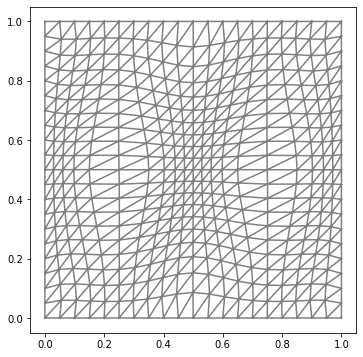

Recreate this plot in Python.
#!/usr/bin/env python3
# -*- coding: utf-8 -*-
"""
Created on Sat Apr 25 11:41:27 2020

@author: simo94
"""



## To DO next:

# Compute cell value of function in DG space
# Add smoothing filter for w


# Clear all variables in workspace
from IPython import get_ipython;   
get_ipython().magic('reset -sf')


# Import modules
from dolfin import *
from dolfin.cpp.mesh import MeshQuality

import matplotlib.pyplot as plt
import numpy as np

N = 30

# mesh.coordinates has 51*51 rows and 2 columns 
mesh = UnitSquareMesh(N,N)

num_mesh_vertices = (N + 1) ** 2
mesh_vertex_coords = mesh.coordinates()

V = FunctionSpace(mesh,'CG',1)

U = FunctionSpace(mesh,'CG',3)
W = FunctionSpace(mesh,'CG',2)


x_D = Expression('x[0]',degree=2)
y_D = Expression('x[1]',degree=2)

bc_x = DirichletBC(V,x_D,'on_boundary')
bc_y = DirichletBC(V,y_D,'on_boundary')

x_trial = TrialFunction(V)
y_trial = TrialFunction(V)

x_test = TestFunction(V)
y_test = TestFunction(V)

x = Function(V)
y = Function(V)

n = FacetNormal(mesh)


beta = np.array([0.5,1.0,2.0])
s = beta.shape[0]

qfile = File('q_measure.pvd')

for i in range(s):
        

    n = FacetNormal(mesh)

    
    u = Function(U)
    w = Function(W)
        
    x_trial = TrialFunction(V)
    y_trial = TrialFunction(V)
    
    x_test = TestFunction(V)
    y_test = TestFunction(V)
    
    x = Function(V)
    y = Function(V)

    
    # assign initial condition for u in the physical space, which coincides with the computational one
    u.interpolate(Expression('10.000 + sin(2*pi*x[0])*sin(2*pi*x[1])',element = U.ufl_element()))
    w = project(sqrt(1 + beta[i]*beta[i]*(u.dx(0)*u.dx(0) + u.dx(1)*u.dx(1))),W)
    
    #a = x_test*div(w*grad(x_trial))*dx
    a = x_test*w*inner(grad(x_trial),n)*ds - inner(grad(x_test),w*grad(x_trial))*dx
    L = Constant(0.0)*x_test*dx
    
    solve(a==L,x,bc_x)
    
    #a = y_test*div(w*grad(y_trial))*dx
    a = y_test*w*inner(grad(y_trial),n)*ds - inner(grad(y_test),w*grad(y_trial))*dx
    L = Constant(0.0)*y_test*dx
    
    solve(a==L,y,bc_y)
    
    mesh_ = Mesh(mesh)
    
    mesh_.coordinates()[:,0] = x.compute_vertex_values()
    mesh_.coordinates()[:,1] = y.compute_vertex_values()
    
    plt.figure()
    plot(mesh_)
    plt.savefig('Adapted mesh Winslow: beta' + np.str(beta[i]) + '.png')
    
    ## inradius / circumradius. A value equal to 0 indicates degenerate element
    rad_ratio_vec = MeshQuality.radius_ratios(mesh_)
    rad_ratio_vec = rad_ratio_vec.array()
    
    
    weights = np.ones_like(rad_ratio_vec)/float(len(rad_ratio_vec))
    plt.figure()
    n, bins, patches = plt.hist(x=rad_ratio_vec,weights = weights, color='#0504aa',
                                alpha=0.7,rwidth=0.85)
    plt.grid(axis='y', alpha=0.75)
    plt.xlabel('r/R')
    plt.ylabel('Frequency')
    plt.title('r/R ratio, beta:' + str(beta[i]))
    maxfreq = n.max()
    plt.savefig('hist beta' + np.str(beta[i]) + '.png')
    #r_min, r_max = MeshQuality.radius_ratio_min_max(mesh)
    #Q = (r_min/r_max + r_max/r_min)/2.0
    
    
    ## Compute Skewness for each mesh element 
    Grad = VectorFunctionSpace(mesh,'CG',1)
    Q = FunctionSpace(mesh_,'DG',0)
    
    q = Function(Q)
    grad_x = project(grad(x),Grad)
    grad_y = project(grad(y),Grad)
    
    
    
    for c in cells(mesh):       
        
        ## evaluate gradient at the midpoint  
        v1 = grad_x(c.midpoint().x(),c.midpoint().y())
        v2 = grad_y(c.midpoint().x(),c.midpoint().y()) 
        
        Gmatrix = np.array([v1,v2])
        eigval,eigvec = np.linalg.eig(Gmatrix)
        lambda_1, lambda_2 = abs(eigval)
        q.vector()[c.index()] = (lambda_1/lambda_2 + lambda_2/lambda_1)/2.0
    
        
    print('Q',max(q.vector()[:]))
    q.rename('q','q')
    qfile << q,beta[i]
    
    
    
    
